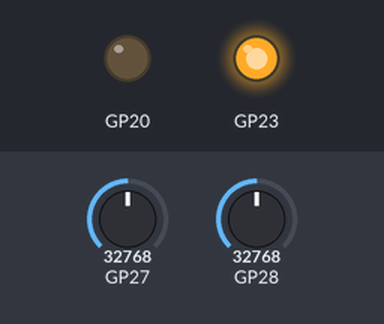
Simulated run of this program. Board: Raspberry Pi Pico running MicroPython. Parts: output pins drawn as LEDs (lit = HIGH). The inputs (shaded band) are chosen by the test bench; at power-on: GP27 = 32768, GP28 = 32768 (analog values on the 0–65535 scale).

Above: at 1.2 s.
1.3 s: GP27 set to 33920
At 2.1 s:
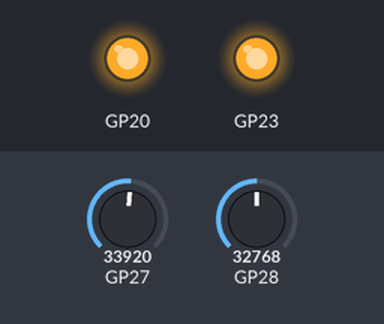
2.8 s: GP27 set to 32767
At 3.8 s:
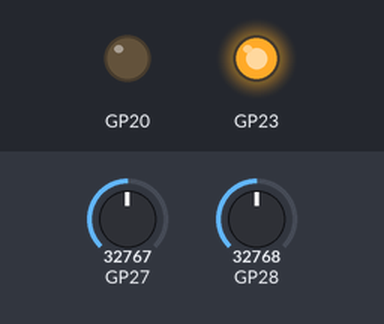
4.3 s: GP27 set to 45874
At 5.0 s:
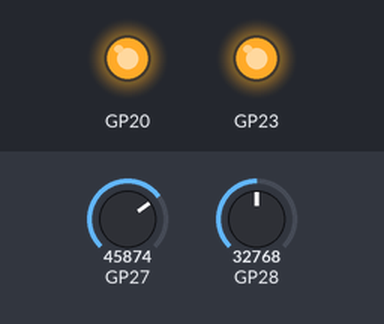
Timing chart, 0 to 7.3 s (numbered marks = the images above; inputs shaded):
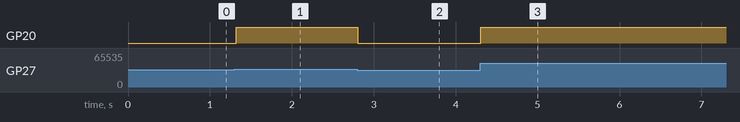

Measured:
- the behaviour switches between 32816 and 32832 on GP27 (found by bisection; images 0 and 1)
- after the input at 1.3 s, GP20: LOW → HIGH at once
- after the input at 2.8 s, GP20: HIGH → LOW at once
- after the input at 4.3 s, GP20: LOW → HIGH at once

The program:

nightlight.py
```python
from machine import Pin, ADC
import time

# Désactive PowerSafe (lower ripple)
Pin( 23, Pin.OUT, value=True )

ldr = ADC( Pin( Pin.board.GP28 ) ) # A2
pot = ADC( Pin( Pin.board.GP27 ) ) # A1
led = Pin( Pin.board.GP20, Pin.OUT )
while True:
	val_ldr = 0
	val_pot = 0
	for i in range(10):
		val_ldr += ldr.read_u16()>>6
		val_pot += pot.read_u16()>>6
	val_ldr //= 10 # 10 bit (0-1023)
	val_pot //= 10

	#print( val_ldr, val_pot)
	led.value( val_ldr < val_pot )
	time.sleep_ms( 20 )
```
